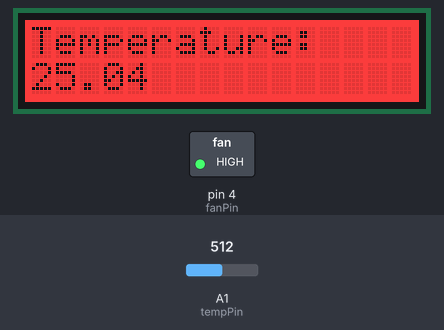
Simulated run of this sketch. Board: Arduino Uno, built with avr-gcc and run on an emulated ATmega328P. On the bench: 16×2 character LCD, switched loads named in the sketch (green lamp = pin HIGH). Inputs (shaded band) come from the test bench; at power-on: A1 (tempPin) = 512.

Above: at 2.4 s.
2.5 s: A1 (tempPin) set to 497
At 7.4 s:
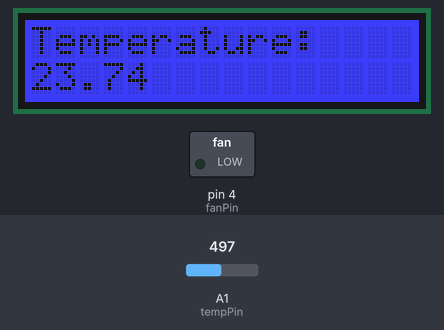
8.5 s: A1 (tempPin) set to 511
At 12.1 s:
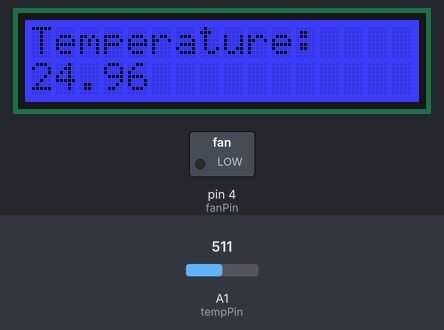
14.5 s: A1 (tempPin) set to 306
At 16.7 s:
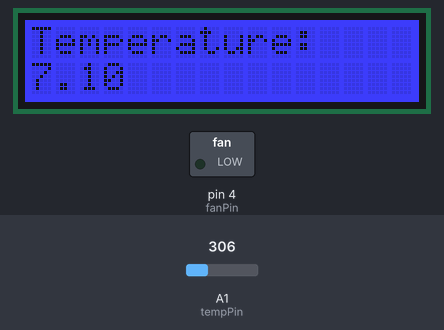
Timing chart, 0 to 18.2 s (numbered marks = the images above; inputs shaded):
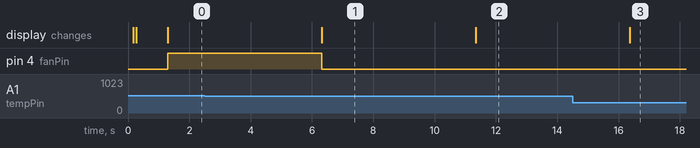

Measured:
- the behaviour switches between 512 and 511 on A1 (tempPin) (found by bisection; images 0 and 1)
- after the input at 2.5 s, pin 4 (fanPin): HIGH → LOW after 3.8 s; the display: changes after 3.8 s (image 1)
- after the input at 8.5 s, the display: changes after 2.8 s (image 2)
- after the input at 14.5 s, the display: changes after 1.9 s (image 3)

The sketch:

TemperatureFan.ino
```cpp
#include <Wire.h>
#include "rgb_lcd.h"

int fanPin=4;

rgb_lcd lcd;
int colorR = 0;
int colorG = 255;
int colorB = 0;

int tempPin = 1;
void setup()
{
    pinMode(fanPin, OUTPUT);
    Serial.begin(9600);

    lcd.begin(16,2);
    delay(100);
    lcd.setRGB(colorR, colorG, colorB);

    // Print a message to the LCD.
    lcd.setCursor(0,0);
    delay(100);
    lcd.clear();
    lcd.print("Awesome!");
    delay(1000);


    //delay(1000);
}

void loop()
{
    // set the cursor to column 0, line 1
    // (note: line 1 is the second row, since counting begins with 0):
   // lcd.setCursor(0, 1);
    // print the number of seconds since reset:
    //lcd.print(millis()/1000);

    float temp = analogRead(tempPin);//getting the voltage reading from the
    //temperature sensor
    temp = (float)(1023 - temp)*10000/temp;
    temp = 1/(log(temp/10000)/3975+1/298.15)-273.15;
    lcd.clear();
    if(temp>25)//check button is pressed or not
    {
      lcd.setRGB(255,0,0);
      lcd.println("Temperature:");
      lcd.setCursor(0,1);
      lcd.println(temp);
      digitalWrite(fanPin,HIGH);
      }
      else
      {
        lcd.setRGB(0,0,255);
        lcd.println("Temperature:");
        lcd.setCursor(0,1);
        lcd.println(temp);
        digitalWrite(fanPin, LOW);
        }
    delay(5000);
}
```
